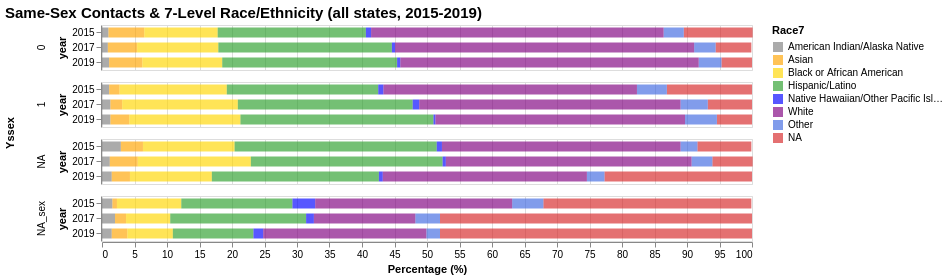

Describe this chart as a Vega-Lite specification.
### Vega-Lite specification from a JSON file in a GitHub repository (floating-point values rounded to 4 significant figures)
{"config": {"view": {"continuousWidth": 400, "continuousHeight": 300}, "range": {"category": ["gray", "orange", "gold", "#2ca02c", "blue", "purple", "royalblue", "#d62728"]}, "title": {"fontSize": 15}}, "data": {"name": "data-07136406b7e605c01fa9888571120b3d"}, "mark": {"type": "bar", "opacity": 0.66, "size": 10}, "encoding": {"color": {"field": "Race7", "sort": {"field": "order", "order": "ascending"}, "type": "nominal"}, "order": {"field": "order", "type": "nominal"}, "row": {"field": "Yssex", "spacing": 10, "type": "nominal"}, "tooltip": [{"field": "state", "title": "State", "type": "nominal"}, {"field": "year", "title": "Year", "type": "ordinal"}, {"field": "Race7", "title": "Race7", "type": "nominal"}, {"field": "percent", "title": "Percent (%)", "type": "quantitative"}], "x": {"aggregate": "sum", "axis": {"title": "Percentage (%)"}, "field": "percent", "scale": {"domainMax": 100}, "type": "quantitative"}, "y": {"field": "year", "type": "ordinal"}}, "height": 45, "selection": {"selector014": {"type": "interval", "bind": "scales", "encodings": ["x", "y"]}}, "title": "Same-Sex Contacts & 7-Level Race/Ethnicity (all states, 2015-2019)", "transform": [{"calculate": "{'American Indian/Alaska Native':0, 'Asian':1, 'Black or African American':2, 'Hispanic/Latino':3, 'Native Hawaiian/Other Pacific Islander':4, 'White':5, 'Other':6, 'NA':7}[datum.Race7]", "as": "order"}], "width": 650, "$schema": "https://vega.github.io/schema/vega-lite/v4.17.0.json", "datasets": {"data-07136406b7e605c01fa9888571120b3d": [{"year": 2015, "Yssex": "0", "Race7": "American Indian/Alaska Native", "percent": 1.0}, {"year": 2015, "Yssex": "0", "Race7": "Asian", "percent": 5.5}, {"year": 2015, "Yssex": "0", "Race7": "Black or African American", "percent": 11.3}, {"year": 2015, "Yssex": "0", "Race7": "Hispanic/Latino", "percent": 22.8}, {"year": 2015, "Yssex": "0", "Race7": "NA", "percent": 10.6}, {"year": 2015, "Yssex": "0", "Race7": "Native Hawaiian/Other Pacific Islander", "percent": 0.8}, {"year": 2015, "Yssex": "0", "Race7": "Other", "percent": 3.1}, {"year": 2015, "Yssex": "0", "Race7": "White", "percent": 45.0}, {"year": 2015, "Yssex": "1", "Race7": "American Indian/Alaska Native", "percent": 1.1}, {"year": 2015, "Yssex": "1", "Race7": "Asian", "percent": 1.6}, {"year": 2015, "Yssex": "1", "Race7": "Black or African American", "percent": 16.5}, {"year": 2015, "Yssex": "1", "Race7": "Hispanic/Latino", "percent": 23.3}, {"year": 2015, "Yssex": "1", "Race7": "NA", "percent": 13.1}, {"year": 2015, "Yssex": "1", "Race7": "Native Hawaiian/Other Pacific Islander", "percent": 0.8}, {"year": 2015, "Yssex": "1", "Race7": "Other", "percent": 4.6}, {"year": 2015, "Yssex": "1", "Race7": "White", "percent": 39.0}, {"year": 2015, "Yssex": "NA", "Race7": "American Indian/Alaska Native", "percent": 2.9}, {"year": 2015, "Yssex": "NA", "Race7": "Asian", "percent": 3.4}, {"year": 2015, "Yssex": "NA", "Race7": "Black or African American", "percent": 14.1}, {"year": 2015, "Yssex": "NA", "Race7": "Hispanic/Latino", "percent": 31.1}, {"year": 2015, "Yssex": "NA", "Race7": "NA", "percent": 8.3}, {"year": 2015, "Yssex": "NA", "Race7": "Native Hawaiian/Other Pacific Islander", "percent": 0.8}, {"year": 2015, "Yssex": "NA", "Race7": "Other", "percent": 2.6}, {"year": 2015, "Yssex": "NA", "Race7": "White", "percent": 36.7}, {"year": 2015, "Yssex": "NA_sex", "Race7": "American Indian/Alaska Native", "percent": 1.6}, {"year": 2015, "Yssex": "NA_sex", "Race7": "Asian", "percent": 0.7}, {"year": 2015, "Yssex": "NA_sex", "Race7": "Black or African American", "percent": 9.9}, {"year": 2015, "Yssex": "NA_sex", "Race7": "Hispanic/Latino", "percent": 17.1}, {"year": 2015, "Yssex": "NA_sex", "Race7": "NA", "percent": 32.0}, {"year": 2015, "Yssex": "NA_sex", "Race7": "Native Hawaiian/Other Pacific Islander", "percent": 3.5}, {"year": 2015, "Yssex": "NA_sex", "Race7": "Other", "percent": 4.8}, {"year": 2015, "Yssex": "NA_sex", "Race7": "White", "percent": 30.3}, {"year": 2017, "Yssex": "0", "Race7": "American Indian/Alaska Native", "percent": 0.9}, {"year": 2017, "Yssex": "0", "Race7": "Asian", "percent": 4.5}, {"year": 2017, "Yssex": "0", "Race7": "Black or African American", "percent": 12.5}, {"year": 2017, "Yssex": "0", "Race7": "Hispanic/Latino", "percent": 26.7}, {"year": 2017, "Yssex": "0", "Race7": "NA", "percent": 5.5}, {"year": 2017, "Yssex": "0", "Race7": "Native Hawaiian/Other Pacific Islander", "percent": 0.5}, {"year": 2017, "Yssex": "0", "Race7": "Other", "percent": 3.3}, {"year": 2017, "Yssex": "0", "Race7": "White", "percent": 46.0}, {"year": 2017, "Yssex": "1", "Race7": "American Indian/Alaska Native", "percent": 1.3}, {"year": 2017, "Yssex": "1", "Race7": "Asian", "percent": 1.8}, {"year": 2017, "Yssex": "1", "Race7": "Black or African American", "percent": 17.8}, {"year": 2017, "Yssex": "1", "Race7": "Hispanic/Latino", "percent": 26.9}, {"year": 2017, "Yssex": "1", "Race7": "NA", "percent": 6.8}, {"year": 2017, "Yssex": "1", "Race7": "Native Hawaiian/Other Pacific Islander", "percent": 1.0}, {"year": 2017, "Yssex": "1", "Race7": "Other", "percent": 4.2}, {"year": 2017, "Yssex": "1", "Race7": "White", "percent": 40.2}, {"year": 2017, "Yssex": "NA", "Race7": "American Indian/Alaska Native", "percent": 1.2}, {"year": 2017, "Yssex": "NA", "Race7": "Asian", "percent": 4.3}, {"year": 2017, "Yssex": "NA", "Race7": "Black or African American", "percent": 17.4}, {"year": 2017, "Yssex": "NA", "Race7": "Hispanic/Latino", "percent": 29.5}, {"year": 2017, "Yssex": "NA", "Race7": "NA", "percent": 6.2}, {"year": 2017, "Yssex": "NA", "Race7": "Native Hawaiian/Other Pacific Islander", "percent": 0.5}, {"year": 2017, "Yssex": "NA", "Race7": "Other", "percent": 3.2}, {"year": 2017, "Yssex": "NA", "Race7": "White", "percent": 37.8}, {"year": 2017, "Yssex": "NA_sex", "Race7": "American Indian/Alaska Native", "percent": 2.0}, {"year": 2017, "Yssex": "NA_sex", "Race7": "Asian", "percent": 1.7}, {"year": 2017, "Yssex": "NA_sex", "Race7": "Black or African American", "percent": 6.8}, {"year": 2017, "Yssex": "NA_sex", "Race7": "Hispanic/Latino", "percent": 20.9}, {"year": 2017, "Yssex": "NA_sex", "Race7": "NA", "percent": 48.0}, {"year": 2017, "Yssex": "NA_sex", "Race7": "Native Hawaiian/Other Pacific Islander", "percent": 1.2}, {"year": 2017, "Yssex": "NA_sex", "Race7": "Other", "percent": 3.8}, {"year": 2017, "Yssex": "NA_sex", "Race7": "White", "percent": 15.6}, {"year": 2019, "Yssex": "0", "Race7": "American Indian/Alaska Native", "percent": 1.1}, {"year": 2019, "Yssex": "0", "Race7": "Asian", "percent": 5.1}, {"year": 2019, "Yssex": "0", "Race7": "Black or African American", "percent": 12.3}, {"year": 2019, "Yssex": "0", "Race7": "Hispanic/Latino", "percent": 26.9}, {"year": 2019, "Yssex": "0", "Race7": "NA", "percent": 4.7}, {"year": 2019, "Yssex": "0", "Race7": "Native Hawaiian/Other Pacific Islander", "percent": 0.5}, {"year": 2019, "Yssex": "0", "Race7": "Other", "percent": 3.5}, {"year": 2019, "Yssex": "0", "Race7": "White", "percent": 45.9}, {"year": 2019, "Yssex": "1", "Race7": "American Indian/Alaska Native", "percent": 1.3}, {"year": 2019, "Yssex": "1", "Race7": "Asian", "percent": 2.9}, {"year": 2019, "Yssex": "1", "Race7": "Black or African American", "percent": 17.1}, {"year": 2019, "Yssex": "1", "Race7": "Hispanic/Latino", "percent": 29.7}, {"year": 2019, "Yssex": "1", "Race7": "NA", "percent": 5.4}, {"year": 2019, "Yssex": "1", "Race7": "Native Hawaiian/Other Pacific Islander", "percent": 0.3}, {"year": 2019, "Yssex": "1", "Race7": "Other", "percent": 4.9}, {"year": 2019, "Yssex": "1", "Race7": "White", "percent": 38.4}, {"year": 2019, "Yssex": "NA", "Race7": "American Indian/Alaska Native", "percent": 1.5}, {"year": 2019, "Yssex": "NA", "Race7": "Asian", "percent": 2.8}, {"year": 2019, "Yssex": "NA", "Race7": "Black or African American", "percent": 12.6}, {"year": 2019, "Yssex": "NA", "Race7": "Hispanic/Latino", "percent": 25.7}, {"year": 2019, "Yssex": "NA", "Race7": "NA", "percent": 22.7}, {"year": 2019, "Yssex": "NA", "Race7": "Native Hawaiian/Other Pacific Islander", "percent": 0.6}, {"year": 2019, "Yssex": "NA", "Race7": "Other", "percent": 2.7}, {"year": 2019, "Yssex": "NA", "Race7": "White", "percent": 31.4}, {"year": 2019, "Yssex": "NA_sex", "Race7": "American Indian/Alaska Native", "percent": 1.5}, {"year": 2019, "Yssex": "NA_sex", "Race7": "Asian", "percent": 2.4}, {"year": 2019, "Yssex": "NA_sex", "Race7": "Black or African American", "percent": 7.0}, {"year": 2019, "Yssex": "NA_sex", "Race7": "Hispanic/Latino", "percent": 12.4}, {"year": 2019, "Yssex": "NA_sex", "Race7": "NA", "percent": 48.0}, {"year": 2019, "Yssex": "NA_sex", "Race7": "Native Hawaiian/Other Pacific Islander", "percent": 1.5}, {"year": 2019, "Yssex": "NA_sex", "Race7": "Other", "percent": 2.1}, {"year": 2019, "Yssex": "NA_sex", "Race7": "White", "percent": 25.1}]}}
